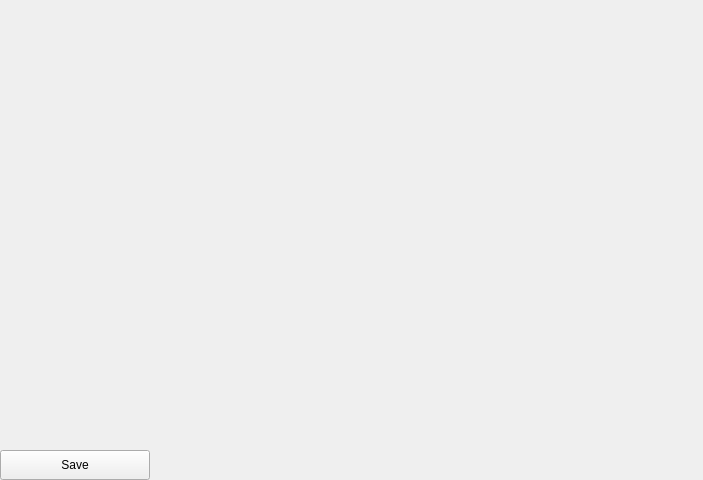
<?xml version="1.0" encoding="UTF-8"?>
<ui version="4.0">
 <class>SettingsMain</class>
 <widget class="QWidget" name="SettingsMain">
  <property name="geometry">
   <rect>
    <x>0</x>
    <y>0</y>
    <width>703</width>
    <height>480</height>
   </rect>
  </property>
  <property name="windowTitle">
   <string>Form</string>
  </property>
  <layout class="QGridLayout" name="gridLayout" rowstretch="10,0">
   <property name="leftMargin">
    <number>0</number>
   </property>
   <property name="topMargin">
    <number>0</number>
   </property>
   <property name="rightMargin">
    <number>0</number>
   </property>
   <property name="bottomMargin">
    <number>0</number>
   </property>
   <item row="1" column="0">
    <layout class="QHBoxLayout" name="horizontalLayout_3">
     <item>
      <widget class="QPushButton" name="pushButtonSave">
       <property name="minimumSize">
        <size>
         <width>150</width>
         <height>30</height>
        </size>
       </property>
       <property name="text">
        <string>Save</string>
       </property>
      </widget>
     </item>
     <item>
      <spacer name="horizontalSpacer">
       <property name="orientation">
        <enum>Qt::Horizontal</enum>
       </property>
       <property name="sizeHint" stdset="0">
        <size>
         <width>40</width>
         <height>20</height>
        </size>
       </property>
      </spacer>
     </item>
    </layout>
   </item>
   <item row="0" column="0">
    <widget class="QStackedWidget" name="stackedWidget">
     <widget class="QWidget" name="page_system">
      <layout class="QGridLayout" name="gridLayout_2">
       <property name="leftMargin">
        <number>0</number>
       </property>
       <property name="topMargin">
        <number>0</number>
       </property>
       <property name="rightMargin">
        <number>0</number>
       </property>
       <property name="bottomMargin">
        <number>0</number>
       </property>
       <item row="0" column="0">
        <layout class="QVBoxLayout" name="verticalLayout_system"/>
       </item>
      </layout>
     </widget>
     <widget class="QWidget" name="page_dev_list">
      <layout class="QGridLayout" name="gridLayout_4">
       <property name="leftMargin">
        <number>0</number>
       </property>
       <property name="topMargin">
        <number>0</number>
       </property>
       <property name="rightMargin">
        <number>0</number>
       </property>
       <property name="bottomMargin">
        <number>0</number>
       </property>
       <item row="0" column="0">
        <layout class="QVBoxLayout" name="verticalLayout_dev_list">
         <property name="spacing">
          <number>4</number>
         </property>
        </layout>
       </item>
      </layout>
     </widget>
     <widget class="QWidget" name="page_storage">
      <layout class="QGridLayout" name="gridLayout_5">
       <item row="0" column="0">
        <layout class="QVBoxLayout" name="verticalLayout_storage"/>
       </item>
      </layout>
     </widget>
    </widget>
   </item>
  </layout>
 </widget>
 <resources/>
 <connections/>
</ui>
